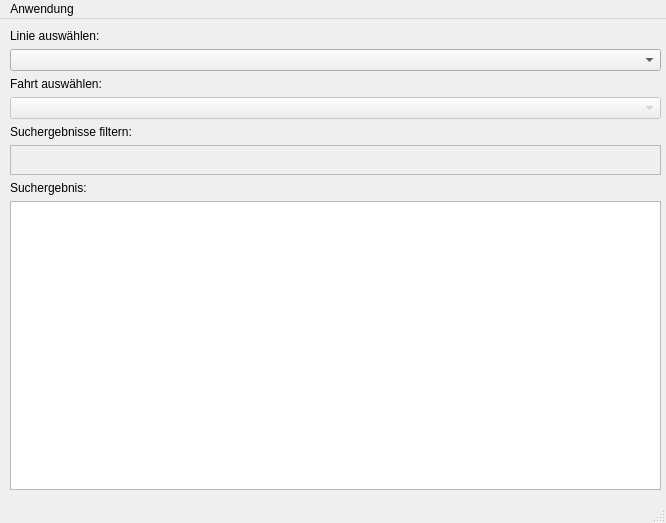
<?xml version="1.0" encoding="UTF-8"?>
<ui version="4.0">
 <class>MainWindow</class>
 <widget class="QMainWindow" name="MainWindow">
  <property name="geometry">
   <rect>
    <x>0</x>
    <y>0</y>
    <width>666</width>
    <height>523</height>
   </rect>
  </property>
  <property name="sizePolicy">
   <sizepolicy hsizetype="MinimumExpanding" vsizetype="Preferred">
    <horstretch>0</horstretch>
    <verstretch>0</verstretch>
   </sizepolicy>
  </property>
  <property name="windowTitle">
   <string>MainWindow</string>
  </property>
  <property name="styleSheet">
   <string notr="true"/>
  </property>
  <widget class="QWidget" name="centralwidget">
   <property name="sizePolicy">
    <sizepolicy hsizetype="MinimumExpanding" vsizetype="Minimum">
     <horstretch>0</horstretch>
     <verstretch>0</verstretch>
    </sizepolicy>
   </property>
   <property name="autoFillBackground">
    <bool>false</bool>
   </property>
   <property name="styleSheet">
    <string notr="true"/>
   </property>
   <widget class="QWidget" name="verticalLayoutWidget">
    <property name="geometry">
     <rect>
      <x>10</x>
      <y>10</y>
      <width>651</width>
      <height>461</height>
     </rect>
    </property>
    <layout class="QVBoxLayout" name="verticalLayout" stretch="0,0,0,0,0,0,0,0">
     <item>
      <widget class="QLabel" name="label">
       <property name="text">
        <string>Linie auswählen:</string>
       </property>
      </widget>
     </item>
     <item>
      <widget class="QComboBox" name="routeComboBox"/>
     </item>
     <item>
      <widget class="QLabel" name="label_3">
       <property name="text">
        <string>Fahrt auswählen:</string>
       </property>
      </widget>
     </item>
     <item>
      <widget class="QComboBox" name="tripComboBox">
       <property name="enabled">
        <bool>false</bool>
       </property>
      </widget>
     </item>
     <item>
      <widget class="QLabel" name="label_4">
       <property name="text">
        <string>Suchergebnisse filtern:</string>
       </property>
      </widget>
     </item>
     <item>
      <widget class="QPlainTextEdit" name="searchTextEdit">
       <property name="enabled">
        <bool>false</bool>
       </property>
       <property name="sizePolicy">
        <sizepolicy hsizetype="Expanding" vsizetype="Maximum">
         <horstretch>0</horstretch>
         <verstretch>0</verstretch>
        </sizepolicy>
       </property>
       <property name="maximumSize">
        <size>
         <width>16777215</width>
         <height>30</height>
        </size>
       </property>
      </widget>
     </item>
     <item>
      <widget class="QLabel" name="label_2">
       <property name="text">
        <string>Suchergebnis:</string>
       </property>
      </widget>
     </item>
     <item>
      <widget class="QTableView" name="stopTimeTableView">
       <attribute name="horizontalHeaderStretchLastSection">
        <bool>true</bool>
       </attribute>
       <attribute name="verticalHeaderVisible">
        <bool>false</bool>
       </attribute>
      </widget>
     </item>
    </layout>
   </widget>
  </widget>
  <widget class="QMenuBar" name="menubar">
   <property name="geometry">
    <rect>
     <x>0</x>
     <y>0</y>
     <width>666</width>
     <height>37</height>
    </rect>
   </property>
   <widget class="QMenu" name="menuApplication">
    <property name="title">
     <string>Anwendung</string>
    </property>
    <addaction name="actionQuit"/>
   </widget>
   <addaction name="menuApplication"/>
  </widget>
  <widget class="QStatusBar" name="statusbar"/>
  <action name="actionQuit">
   <property name="text">
    <string>Beenden</string>
   </property>
  </action>
 </widget>
 <tabstops>
  <tabstop>searchTextEdit</tabstop>
 </tabstops>
 <resources/>
 <connections>
  <connection>
   <sender>actionQuit</sender>
   <signal>triggered()</signal>
   <receiver>MainWindow</receiver>
   <slot>close()</slot>
   <hints>
    <hint type="sourcelabel">
     <x>-1</x>
     <y>-1</y>
    </hint>
    <hint type="destinationlabel">
     <x>337</x>
     <y>268</y>
    </hint>
   </hints>
  </connection>
 </connections>
</ui>
